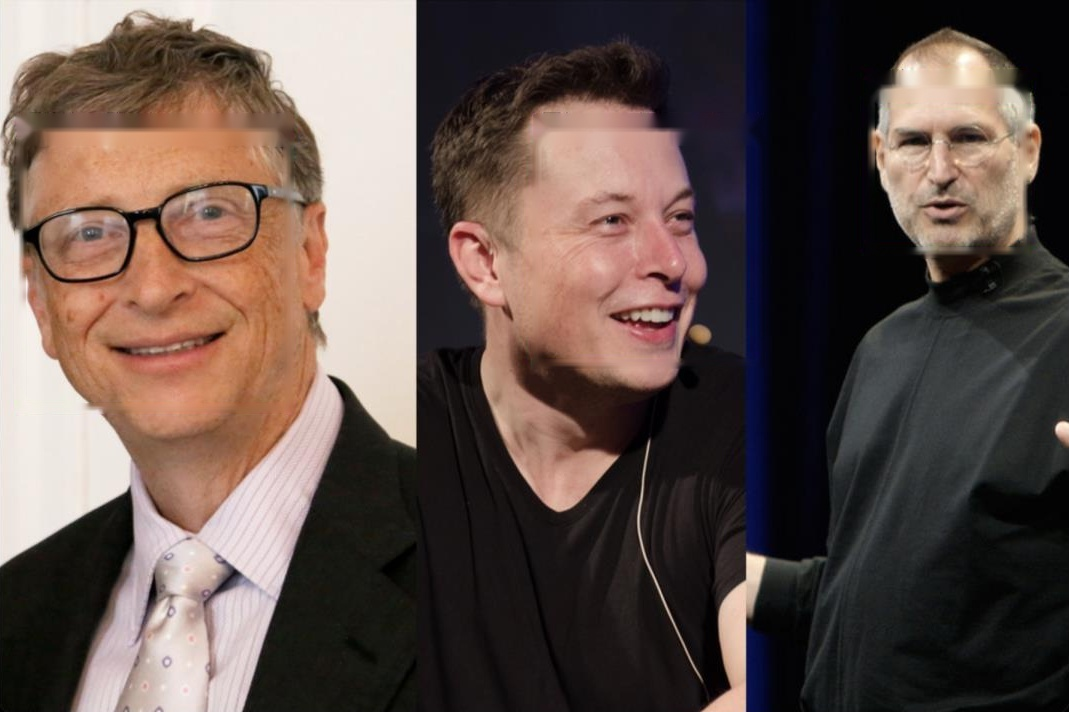
#> input picture unit7_8_face_recognition/img/groups/bill-steve-elon.jpg, 1069 x 712 px, given in place of the camera
$ python lab0c_haar_webcam.py
#> lines starting #> are read from the running program, lines starting #| are printed output that depends on the picture; after the words box and inside, x2 and y2 are one past the last pixel; in counts of white or black regions, pixels touching at a corner belong together
"""
[실습 0-C] 웹캠으로 실시간 얼굴 찾기 – Haar Cascade
교안: 통합 교안 7.3.6

▶ 준비 : 웹캠
▶ 실행 : python lab0c_haar_webcam.py
▶ 결과 : 웹캠 화면의 얼굴에 빨간 네모 (q 키를 누르면 종료)
"""
import cv2

# 1) 분류기 불러오기 (반복문 밖에서 한 번만!)
face_xml = cv2.data.haarcascades + 'haarcascade_frontalface_default.xml'
face_cascade = cv2.CascadeClassifier(face_xml)

# 2) 웹캠 켜기 (0번 = 기본 카메라, 안 되면 1로 바꾸기)
cap = cv2.VideoCapture(0)

while True:
    # 3) 한 장면 가져오기
    ret, img = cap.read()
#> img is the input picture: shape (712, 1069, 3); mean B, G, R 75.7, 81.5, 97.3
    if not ret:
        print('카메라를 열 수 없어요.')
        break

    # 4) 크기 줄이고(속도↑) 흑백으로 바꾸기
    img = cv2.resize(img, (480, 360))
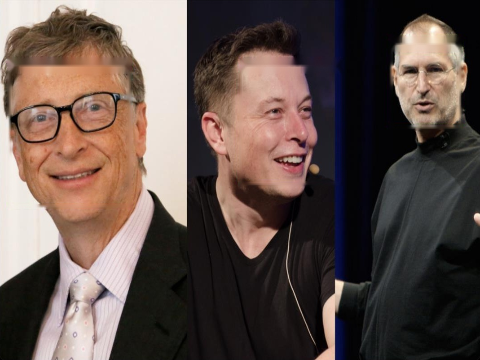
#> img: shape (360, 480, 3); mean B, G, R 75.6, 81.4, 97.2
    gray = cv2.cvtColor(img, cv2.COLOR_BGR2GRAY)
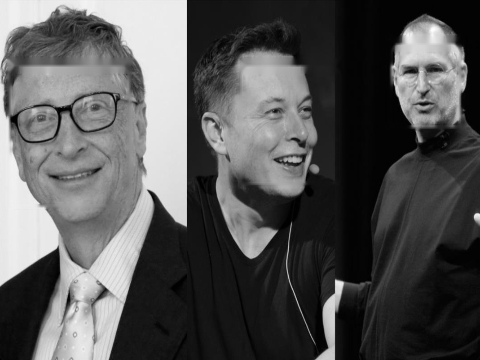
#> gray: shape (360, 480); min 0, max 253, mean 85.5

    # 5) 얼굴 찾아 빨간 네모 그리기
    faces = face_cascade.detectMultiScale(gray, 1.3, 5)
#> faces = [[383, 40, 81, 81], [212, 59, 130, 130]]
    for (x, y, w, h) in faces:
        cv2.rectangle(img, (x, y), (x + w, y + h), (0, 0, 255), 2)
#> this loop made 2 passes
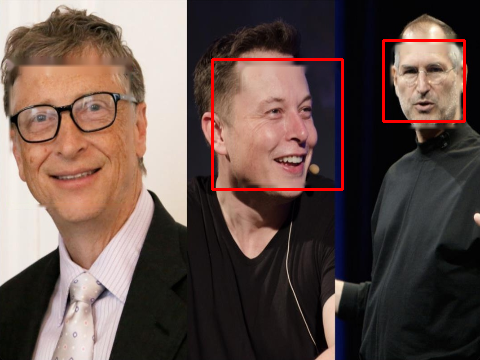
#> img: shape (360, 480, 3); 1.46% of pixels changed, all inside (x1, y1, x2, y2) = (211, 39, 466, 191)

    # 6) 화면에 보여 주기 (q 키를 누르면 종료)
    cv2.imshow('webcam', img)
    if cv2.waitKey(1) & 0xFF == ord('q'):
#> (key q is pressed here)
        break

cap.release()
cv2.destroyAllWindows()

$ run again, on unit7_8_face_recognition/img/groups/obama-biden.jpg
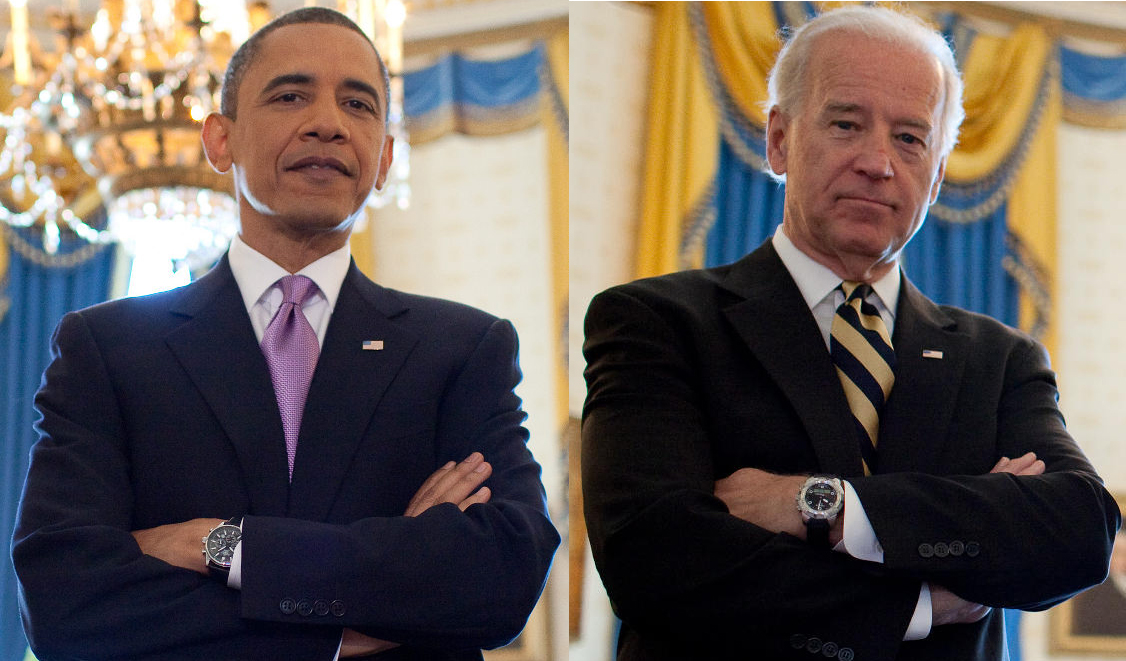
#> input picture unit7_8_face_recognition/img/groups/obama-biden.jpg, 1126 x 661 px, given in place of the camera
#> img is the input picture: shape (661, 1126, 3); mean B, G, R 87, 92.9, 103.3
#> `gray = cv2.cvtColor(img, cv2.COLOR_BGR2GRAY)`:
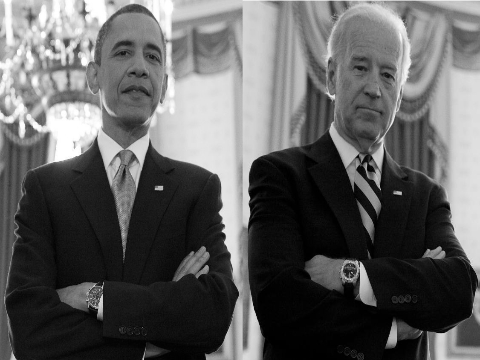
#> gray: shape (360, 480); min 0, max 255, mean 95.2
#> faces = [[97, 21, 82, 82], [335, 44, 75, 75]]
#> the loop `for (x, y, w, h) in faces:` made 2 passes
#> after the loop `for (x, y, w, h) in faces:`:
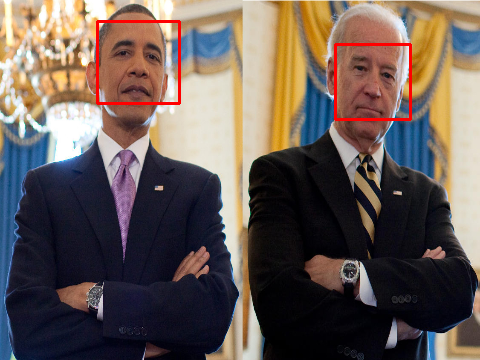
#> img: shape (360, 480, 3); mean B, G, R 85.7, 91.4, 104.2

$ run again, on unit7_8_face_recognition/img/groups/team1.jpg
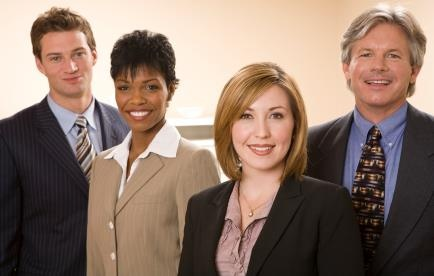
#> input picture unit7_8_face_recognition/img/groups/team1.jpg, 434 x 276 px, given in place of the camera
#> img is the input picture: shape (276, 434, 3); mean B, G, R 106.3, 119.5, 142.2
#> `gray = cv2.cvtColor(img, cv2.COLOR_BGR2GRAY)`:
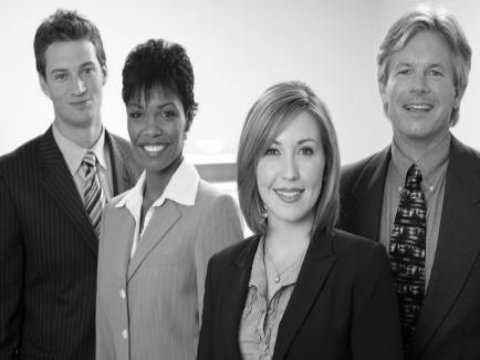
#> gray: shape (360, 480); min 0, max 255, mean 124.6
#> faces = [[378, 41, 81, 81], [37, 46, 72, 72], [114, 84, 79, 79], [240, 116, 99, 99]]
#> the loop `for (x, y, w, h) in faces:` made 4 passes
#> after the loop `for (x, y, w, h) in faces:`:
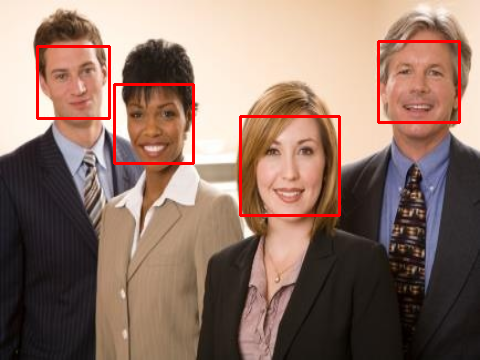
#> img: shape (360, 480, 3); mean B, G, R 103.3, 115.9, 143.8

$ run again, on unit7_8_face_recognition/img/groups/team2.jpg
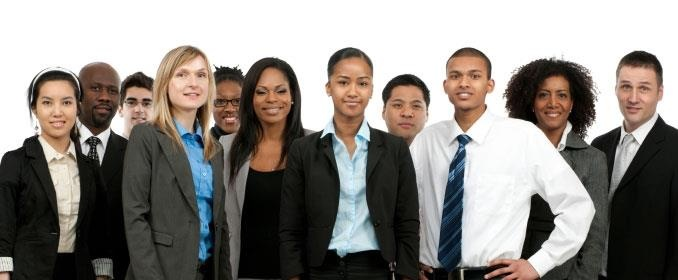
#> input picture unit7_8_face_recognition/img/groups/team2.jpg, 678 x 280 px, given in place of the camera
#> img is the input picture: shape (280, 678, 3); mean B, G, R 131.9, 136.7, 141.5
#> `gray = cv2.cvtColor(img, cv2.COLOR_BGR2GRAY)`:
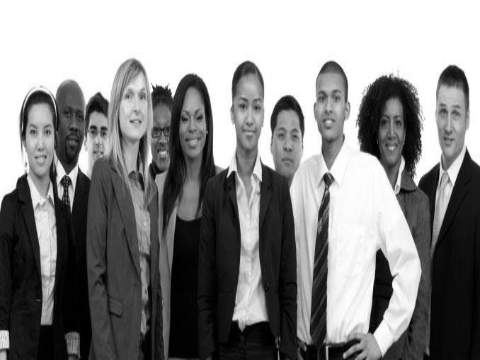
#> gray: shape (360, 480); min 0, max 255, mean 137.5
#> faces = [[305, 80, 49, 49], [225, 90, 49, 49], [16, 113, 50, 50], [261, 115, 52, 52]]
#> the loop `for (x, y, w, h) in faces:` made 4 passes
#> after the loop `for (x, y, w, h) in faces:`:
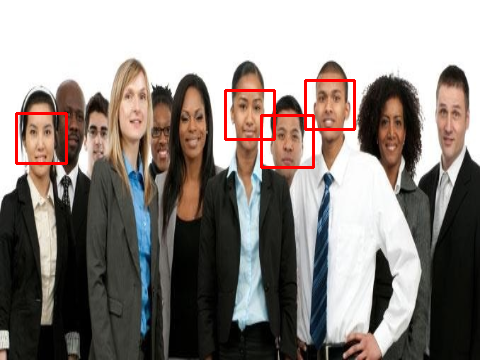
#> img: shape (360, 480, 3); mean B, G, R 129.5, 134.1, 142.2
